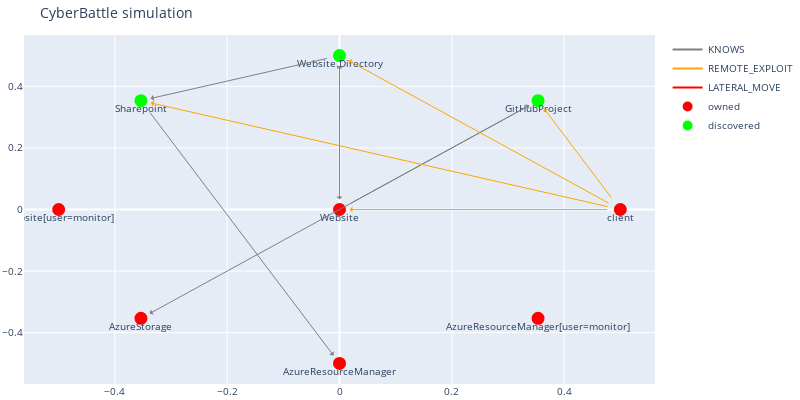

Notebook code for this chart:
### Code cell
# 7
outcome_azure_ad = c2.run_remote_attack('client', 'Sharepoint', 'ScanSharepointParentDirectory')
dbg.plot_discovered_network()

### Figure 1 — Plotly figure (JSON) as saved in the notebook; plotly's stock layout.template omitted (floating-point values rounded to 4 significant figures)
{"data": [{"line": {"color": "gray"}, "mode": "lines", "name": "KNOWS", "type": "scatter", "x": [0], "y": [0]}, {"line": {"color": "orange"}, "mode": "lines", "name": "REMOTE_EXPLOIT", "type": "scatter", "x": [0], "y": [0]}, {"line": {"color": "red"}, "mode": "lines", "name": "LATERAL_MOVE", "type": "scatter", "x": [0], "y": [0]}, {"hoverinfo": "text", "marker": {"color": "#D32F2E", "line": {"color": "rgb(255,0,0)", "width": 8}, "size": 5, "symbol": "circle-dot"}, "mode": "markers+text", "name": "owned", "text": ["Website", "Website[user=monitor]", "AzureStorage", "AzureResourceManager", "AzureResourceManager[user=monitor]", "client"], "textposition": "bottom center", "type": "scatter", "x": [0, -0.5, -0.3536, 5.962e-09, 0.3536, 0.5], "y": [0, -4.371e-08, -0.3536, -0.5, -0.3536, 8.742e-08]}, {"hoverinfo": "text", "marker": {"color": "#0e9d00", "line": {"color": "rgb(0,255,0)", "width": 8}, "size": 5, "symbol": "circle-dot"}, "mode": "markers+text", "name": "discovered", "text": ["GitHubProject", "Website.Directory", "Sharepoint"], "textposition": "bottom center", "type": "scatter", "x": [0.3536, -1.689e-07, -0.3536], "y": [0.3536, 0.5, 0.3536]}], "layout": {"annotations": [{"align": "center", "arrowcolor": "gray", "arrowhead": 1, "arrowsize": 1, "arrowwidth": 1, "ax": 0, "axref": "x", "ay": 0, "ayref": "y", "hovertext": "KNOWS", "opacity": 1, "showarrow": true, "standoff": 10, "startstandoff": 10, "x": 0.3536, "xref": "x", "y": 0.3536, "yref": "y"}, {"align": "center", "arrowcolor": "gray", "arrowhead": 1, "arrowsize": 1, "arrowwidth": 1, "ax": 0, "axref": "x", "ay": 0, "ayref": "y", "hovertext": "KNOWS", "opacity": 1, "showarrow": true, "standoff": 10, "startstandoff": 10, "x": -1.689e-07, "xref": "x", "y": 0.5, "yref": "y"}, {"align": "center", "arrowcolor": "gray", "arrowhead": 1, "arrowsize": 1, "arrowwidth": 1, "ax": -1.689e-07, "axref": "x", "ay": 0.5, "ayref": "y", "hovertext": "KNOWS", "opacity": 1, "showarrow": true, "standoff": 10, "startstandoff": 10, "x": 0, "xref": "x", "y": 0, "yref": "y"}, {"align": "center", "arrowcolor": "gray", "arrowhead": 1, "arrowsize": 1, "arrowwidth": 1, "ax": -1.689e-07, "axref": "x", "ay": 0.5, "ayref": "y", "hovertext": "KNOWS", "opacity": 1, "showarrow": true, "standoff": 10, "startstandoff": 10, "x": -0.3536, "xref": "x", "y": 0.3536, "yref": "y"}, {"align": "center", "arrowcolor": "gray", "arrowhead": 1, "arrowsize": 1, "arrowwidth": 1, "ax": 0.3536, "axref": "x", "ay": 0.3536, "ayref": "y", "hovertext": "KNOWS", "opacity": 1, "showarrow": true, "standoff": 10, "startstandoff": 10, "x": -0.3536, "xref": "x", "y": -0.3536, "yref": "y"}, {"align": "center", "arrowcolor": "gray", "arrowhead": 1, "arrowsize": 1, "arrowwidth": 1, "ax": -0.3536, "axref": "x", "ay": 0.3536, "ayref": "y", "hovertext": "KNOWS", "opacity": 1, "showarrow": true, "standoff": 10, "startstandoff": 10, "x": 5.962e-09, "xref": "x", "y": -0.5, "yref": "y"}, {"align": "center", "arrowcolor": "orange", "arrowhead": 1, "arrowsize": 1, "arrowwidth": 1, "ax": 0.5, "axref": "x", "ay": 8.742e-08, "ayref": "y", "hovertext": "REMOTE_EXPLOIT", "opacity": 1, "showarrow": true, "standoff": 10, "startstandoff": 10, "x": 0, "xref": "x", "y": 0, "yref": "y"}, {"align": "center", "arrowcolor": "orange", "arrowhead": 1, "arrowsize": 1, "arrowwidth": 1, "ax": 0.5, "axref": "x", "ay": 8.742e-08, "ayref": "y", "hovertext": "REMOTE_EXPLOIT", "opacity": 1, "showarrow": true, "standoff": 10, "startstandoff": 10, "x": 0.3536, "xref": "x", "y": 0.3536, "yref": "y"}, {"align": "center", "arrowcolor": "orange", "arrowhead": 1, "arrowsize": 1, "arrowwidth": 1, "ax": 0.5, "axref": "x", "ay": 8.742e-08, "ayref": "y", "hovertext": "REMOTE_EXPLOIT", "opacity": 1, "showarrow": true, "standoff": 10, "startstandoff": 10, "x": -1.689e-07, "xref": "x", "y": 0.5, "yref": "y"}, {"align": "center", "arrowcolor": "orange", "arrowhead": 1, "arrowsize": 1, "arrowwidth": 1, "ax": 0.5, "axref": "x", "ay": 8.742e-08, "ayref": "y", "hovertext": "REMOTE_EXPLOIT", "opacity": 1, "showarrow": true, "standoff": 10, "startstandoff": 10, "x": -0.3536, "xref": "x", "y": 0.3536, "yref": "y"}], "autosize": false, "font": {"size": 10}, "height": 400, "hovermode": "closest", "margin": {"b": 15, "l": 2, "r": 2, "t": 35}, "showlegend": true, "title": {"text": "CyberBattle simulation"}, "width": 800}}
